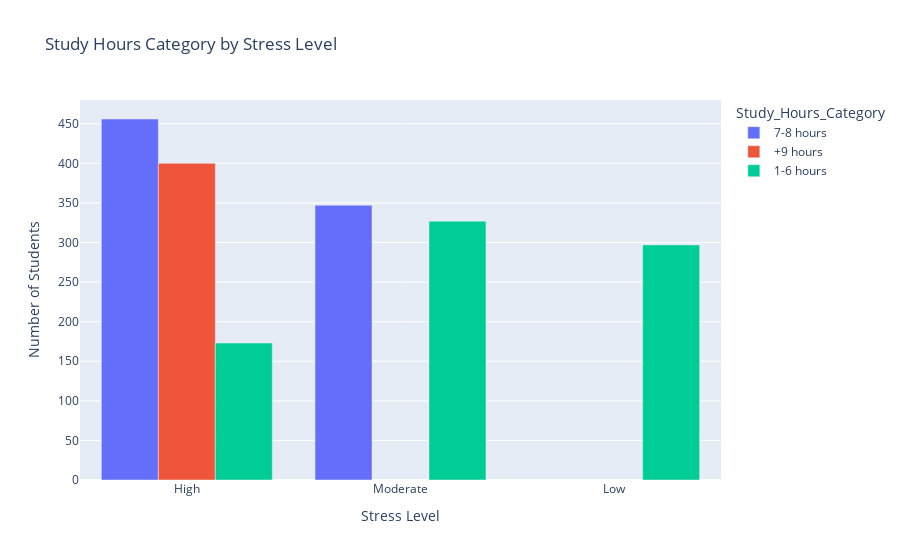

Notebook code for this chart:
### Code cell
fig = px.bar(
    k,
    x="Stress_Level",  # Stress levels on x-axis
    y="Count",  # Count values on y-axis
    color="Study_Hours_Category",  # Group bars by study hours category
    barmode="group",  # Group bars side-by-side
    title="Study Hours Category by Stress Level",
    labels={"Count": "Number of Students", "Stress_Level": "Stress Level"}
)

# Show the plot
fig.show()

### Figure 1 — Plotly figure (JSON) as saved in the notebook; plotly's stock layout.template omitted (floating-point values rounded to 4 significant figures)
{"data": [{"alignmentgroup": "True", "hovertemplate": "Study_Hours_Category=7-8 hours<br>Stress Level=%{x}<br>Number of Students=%{y}<extra></extra>", "legendgroup": "7-8 hours", "marker": {"color": "#636efa", "pattern": {"shape": ""}}, "name": "7-8 hours", "offsetgroup": "7-8 hours", "orientation": "v", "showlegend": true, "textposition": "auto", "type": "bar", "x": ["High", "Moderate"], "xaxis": "x", "y": [456, 347], "yaxis": "y"}, {"alignmentgroup": "True", "hovertemplate": "Study_Hours_Category=+9 hours<br>Stress Level=%{x}<br>Number of Students=%{y}<extra></extra>", "legendgroup": "+9 hours", "marker": {"color": "#EF553B", "pattern": {"shape": ""}}, "name": "+9 hours", "offsetgroup": "+9 hours", "orientation": "v", "showlegend": true, "textposition": "auto", "type": "bar", "x": ["High"], "xaxis": "x", "y": [400], "yaxis": "y"}, {"alignmentgroup": "True", "hovertemplate": "Study_Hours_Category=1-6 hours<br>Stress Level=%{x}<br>Number of Students=%{y}<extra></extra>", "legendgroup": "1-6 hours", "marker": {"color": "#00cc96", "pattern": {"shape": ""}}, "name": "1-6 hours", "offsetgroup": "1-6 hours", "orientation": "v", "showlegend": true, "textposition": "auto", "type": "bar", "x": ["High", "Low", "Moderate"], "xaxis": "x", "y": [173, 297, 327], "yaxis": "y"}], "layout": {"barmode": "group", "legend": {"title": {"text": "Study_Hours_Category"}, "tracegroupgap": 0}, "title": {"text": "Study Hours Category by Stress Level"}, "xaxis": {"anchor": "y", "domain": [0, 1], "title": {"text": "Stress Level"}}, "yaxis": {"anchor": "x", "domain": [0, 1], "title": {"text": "Number of Students"}}}}
